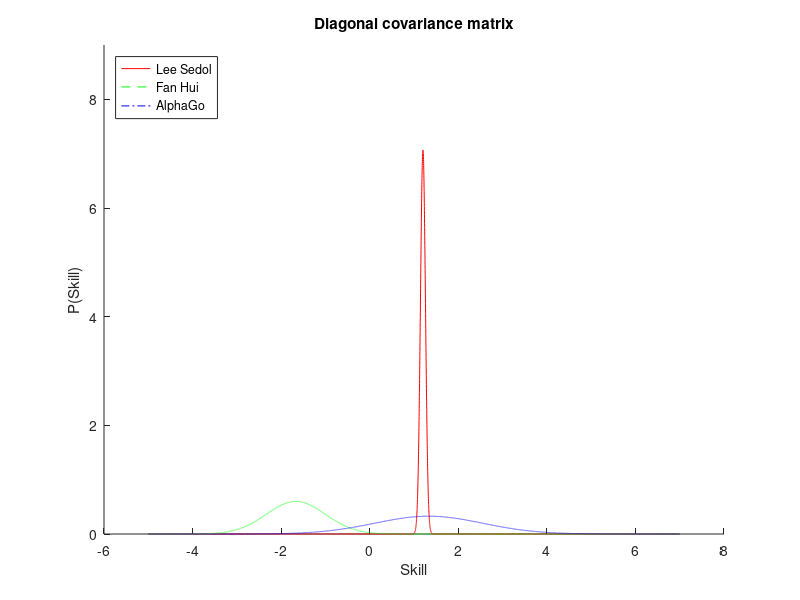

Recreate this plot in MATLAB. (Note: this script raises an error after producing the figure.)
function [] = task3b()
%TASK3B Plots the approximate gaussian of each player winning with diagonal
%and full covariance matrices

    load('go_player_skill_model/diag_covar.mat');
    
    % set axis
    x = -5:.0012:7;
    
    figure(1);
    hold on;
    title('Diagonal covariance matrix');
    plot(x, normpdf(x, approx_mean(lee_sedol_id), approx_covar(lee_sedol_id)^0.5),'-r');
    plot(x, normpdf(x, approx_mean(fan_hui_id), approx_covar(fan_hui_id)^0.5),'--g');
    plot(x, normpdf(x, approx_mean(alpha_go_id), approx_covar(alpha_go_id)^0.5),'-.b');
    ylim([0 9]);
    legend('Lee Sedol','Fan Hui', 'AlphaGo', 'Location', 'northwest');
    xlabel('Skill');
    ylabel('P(Skill)');
    hold off;
    
    load('go_player_skill_model/full_covar.mat');
    
    figure(2);
    hold on;
    title('Full covariance matrix');
    plot(x, normpdf(x, approx_mean(lee_sedol_id), approx_covar(lee_sedol_id,lee_sedol_id)^0.5),'-r');
    plot(x, normpdf(x, approx_mean(fan_hui_id), approx_covar(fan_hui_id,fan_hui_id)^0.5),'--g');
    plot(x, normpdf(x, approx_mean(alpha_go_id), approx_covar(alpha_go_id,alpha_go_id)^0.5),'-.b');
    ylim([0 9]);
    legend('Lee Sedol','Fan Hui', 'AlphaGo', 'Location', 'northwest');
    xlabel('Skill');
    ylabel('P(Skill)');
    hold off;
    drawnow;
end

